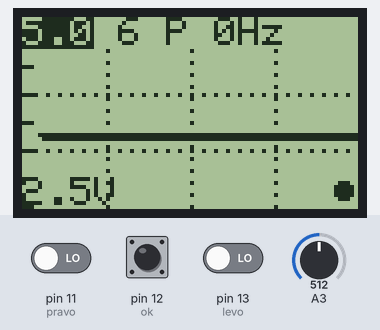
A sketch run on a simulated Arduino Uno, built with avr-gcc and run on an emulated ATmega328P. On the bench: 84×48 one-colour display. Inputs (shaded band) come from the test bench; at power-on: pin 12 (ok) LOW, pin 11 (pravo) LOW, pin 13 (levo) LOW, A3 = 512.

Above: at 1.7 s.
1.8 s: pin 12 (ok) pulled HIGH for 1 s
At 2.78 s:
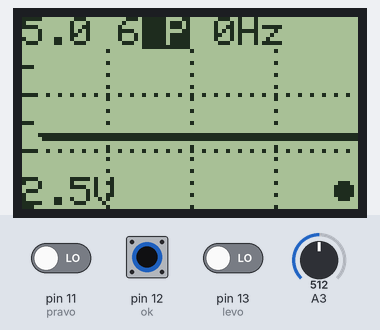
4.3 s: pin 12 (ok) pulled HIGH for 3.2 s
At 8.6 s:
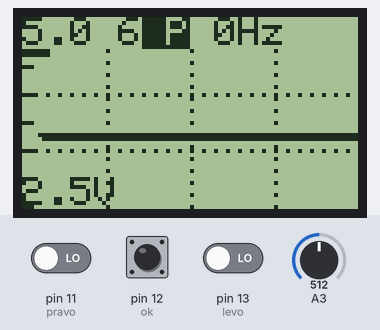
9.5 s: pin 11 (pravo) driven HIGH
At 10.49 s:
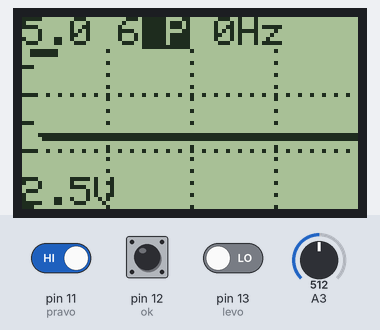
11.6 s: pin 13 (levo) driven HIGH
13.2 s: pin 13 (levo) driven LOW
At 13.96 s:
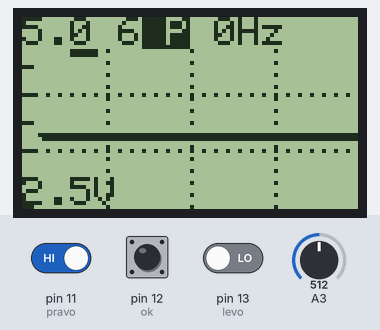
Timing chart, 0 to 16.2 s (numbered marks = the images above; inputs shaded):
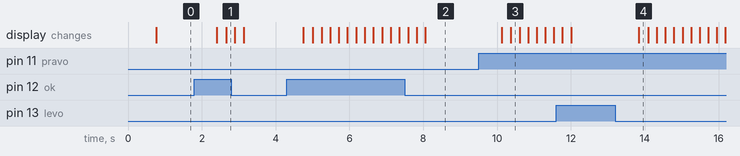

Measured:
- after the input at 1.8 s, the display: first changes after 0.61 s (image 1 shows a later state)
- after the input at 4.3 s, the display: first changes after 0.45 s (image 2 shows a later state)
- after the input at 9.5 s, the display: first changes after 0.62 s (image 3 shows a later state)
- after the input at 13.2 s, the display: changes after 0.64 s (image 4)

The sketch:

app.ino
```cpp
#include <Adafruit_GFX.h>
#include <Adafruit_PCD8544.h>
#include <FreqCount.h>
#include <PWM.h>
#include <CyberLib.h>

#define led 9 //пин для генератора сигналов (не менять)
#define dds 10 //пин для генератора dds (не менять)

//Пользовательские настройки
#define levo 13 //кнопка ЛЕВО(можно любой пин)
#define ok 12 //кнопка ОК(можно любой пин)
#define pravo 11 //кнопка ПРАВО(можно любой пин)
#define akb A5 //любой своюодный аналоговый пин для измерения напряжения АКБ
#define overclock 16 //Частота на которой работает Ардуино

//Настройки дисплея
Adafruit_PCD8544 display = Adafruit_PCD8544(7, 6, 4, 3, 2);
byte cont = 52; //контрастность дисплея
byte SinU = 30; //уровень синхронизации 0 до 255

int PWM = 128; //стартовое значение ШИМ от 0 до 255
int32_t frequency = 500; //стартовое значение частоты в Гц
float VCC = 5.0; //напряжение питания, меряем мультиметром

int d = 0;
byte hag = 0;
int mnog = 0;
boolean flag = 0;
byte mass[701];
byte x = 0;
byte menu = 0; //переменная выбора меню
bool opornoe = 1; //флаг опорного напряжения
bool paus = 0; //флаг режима паузы
byte pultoskop = 0; //флаг выбора генератора или осциллографа
byte razv = 6;
unsigned long count = 0;
byte sinX = 30;
byte meaX = 83;
int Vmax = 0; // максимальное напряжение
byte sinhMASS = 0;
long countX = 0;
long speedTTL = 9600; //скорость терминала
int prokr = 0;

void setup()
{
    pinMode(A4, INPUT);
    display.begin();
    display.setContrast(cont);
    FreqCount.begin(1000);
    display.setTextColor(BLACK);
    delay(500);
}


void Zamer()
{
    if (razv >= 6)
    {
        ADCSRA = 0b11100010;
    } // delitel 4

    if (razv == 5)
    {
        ADCSRA = 0b11100011;
    } // delitel 8
    if (razv == 4)
    {
        ADCSRA = 0b11100100;
    } // delitel 16
    if (razv == 3)
    {
        ADCSRA = 0b11100101;
    } // delitel 32
    if (razv == 2)
    {
        ADCSRA = 0b11100110;
    } // delitel 64
    if (razv < 2)
    {
        ADCSRA = 0b11100111;
    } // delitel 128
    if (razv == 0)
    {
        for (int i = 0; i < 700; i++)
        {
            while ((ADCSRA & 0x10) == 0)
                ;
            ADCSRA |= 0x10;
            delayMicroseconds(500);
            mass[i] = ADCH;
        }
    }
    if (razv > 0)
    {
        for (int i = 0; i < 700; i++)
        {
            while ((ADCSRA & 0x10) == 0)
                ;
            ADCSRA |= 0x10;
            mass[i] = ADCH;
        }
    }
}


void loop()
{
    if (pultoskop == 0)
    {
        if (opornoe == 0)
        {
            ADMUX = 0b11100011;
        }

        //выбор внутреннего опорного 1,1В
        if (opornoe == 1)
        {
            ADMUX = 0b01100011;
        }

        //Выбор внешнего опорного
        delay(5);
        if (paus == 0)
        {
            Zamer();
        }

        //Определение точки синхронизации
        bool flagSINHRO = 0;
        bool flagSINHRnull = 0;
        for (int y = 1; y < 255; y++)
        {
            if (flagSINHRO == 0)
            {
                if (mass[y] < SinU)
                {
                    flagSINHRnull = 1;
                }
            }
            if (flagSINHRO == 0)
            {
                if (flagSINHRnull == 1)
                {
                    if (mass[y] > SinU)
                    {
                        flagSINHRO = 1;
                        sinhMASS = y;
                    }
                }
            }
        }

        //Определение точки синхронизации
        //Максимальное значение сигнала##########################
        Vmax = 0;
        for (int y = 1; y < 255; y++)
        {
            if (Vmax < mass[y])
            {
                Vmax = mass[y];
            }
        }
        //Максимальное значение сигнала
        //Определение точки синхронизации
        //Отрисовка графика
        if (paus == 0)
        {
            display.clearDisplay();
            display.fillCircle(80, 47 - SinU / 7, 2, BLACK); //рисуем уровень синхронизации
            x = 3;
            for (int y = sinhMASS; y < sinhMASS + 80; y++)
            {
                if (razv < 7)
                {
                    x++;
                }
                if (razv == 7)
                {
                    x = x + 2;
                }
                if (razv == 8)
                {
                    x = x + 3;
                }
                display.drawLine(x, 47 - mass[y] / 7, x + 1, 47 - mass[y + 1] / 7, BLACK);
                display.drawLine(
                    x + 1, 47 - mass[y] / 7 + 1, x + 2, 47 - mass[y + 1] / 7 + 1, BLACK);
            }
            sinhMASS = 0;
        }
        if (paus == 1)
        {
            display.clearDisplay();
            display.drawLine(prokr / 8, 8, prokr / 8 + 6, 8, BLACK); //шкала прокрутки
            display.drawLine(prokr / 8, 9, prokr / 8 + 6, 9, BLACK); //шкала прокрутки
            x = 3;
            for (int y = prokr; y < prokr + 80; y++)
            {
                if (razv < 7)
                {
                    x++;
                }
                if (razv == 7)
                {
                    x = x + 2;
                }
                if (razv == 8)
                {
                    x = x + 3;
                }
                display.drawLine(x, 47 - mass[y] / 7, x + 1, 47 - mass[y + 1] / 7, BLACK);
                display.drawLine(
                    x + 1, 47 - mass[y] / 7 + 1, x + 2, 47 - mass[y + 1] / 7 + 1, BLACK);
            }
        }
        //Отрисовка графика
        for (byte i = 47; i > 5; i = i - 7)
        {
            display.drawPixel(0, i, BLACK);
            display.drawPixel(1, i, BLACK);
            display.drawPixel(2, i, BLACK);
        }

        //Сетка
        for (byte i = 47; i > 5; i = i - 3)
        {
            display.drawPixel(21, i, BLACK);
            display.drawPixel(42, i, BLACK);
            display.drawPixel(63, i, BLACK);
        }
        for (byte i = 3; i < 84; i = i + 3)
        {
            display.drawPixel(i, 33, BLACK);
            display.drawPixel(i, 19, BLACK);
        }

        //Отрисовка menu
        if (menu == 0)
        {
            display.setCursor(0, 0);
            display.setTextColor(WHITE, BLACK);
            if (opornoe == 0)
            {
                display.print("1.1");
            }
            if (opornoe == 1)
            {
                display.print(VCC, 1);
            }
            display.setTextColor(BLACK);
            display.print(" ");
            display.print(razv);
            display.print(" P");
            if (digitalRead(levo) == HIGH)
            {
                opornoe = !opornoe;
            }
            if (digitalRead(pravo) == HIGH)
            {
                opornoe = !opornoe;
            }
        }
        if (menu == 1)
        {
            display.setCursor(0, 0);
            display.setTextColor(BLACK);
            if (opornoe == 0)
            {
                display.print("1.1");
            }
            if (opornoe == 1)
            {
                display.print(VCC, 1);
            }
            display.setTextColor(WHITE, BLACK); // 'inverted' text
            display.print(" ");
            display.print(razv);
            display.setTextColor(BLACK); // 'inverted' text
            display.print(" P");
            if (digitalRead(levo) == HIGH)
            {
                razv = razv - 1;
                if (razv == 255)
                {
                    razv = 0;
                }
            }
            if (digitalRead(pravo) == HIGH)
            {
                razv = razv + 1;
                if (razv == 9)
                {
                    razv = 8;
                }
            }
        }

        if (menu == 2)
        {
            display.setCursor(0, 0);
            display.setTextColor(BLACK);
            if (opornoe == 0)
            {
                display.print("1.1");
            }
            if (opornoe == 1)
            {
                display.print(VCC, 1);
            }
            display.print(" ");
            display.print(razv);
            display.setTextColor(WHITE, BLACK); // 'inverted' text
            display.print(" P");
            paus = 1;
            if (digitalRead(levo) == HIGH)
            {
                prokr = prokr - 10;
                if (prokr < 0)
                {
                    prokr = 0;
                }
            }
            if (digitalRead(pravo) == HIGH)
            {
                prokr = prokr + 10;
                if (prokr > 620)
                {
                    prokr = 620;
                }
            }
        }

        if (menu == 3)
        {
            prokr = 0;
            paus = 0;
            display.setCursor(0, 0);
            display.setTextColor(BLACK);
            if (opornoe == 0)
            {
                display.print("1.1");
            }
            if (opornoe == 1)
            {
                display.print(VCC, 1);
            }
            display.print(" ");
            display.print(razv);
            display.setTextColor(BLACK);
            display.print(" P");
            if (digitalRead(levo) == HIGH)
            {
                SinU = SinU - 20;
                if (SinU < 20)
                {
                    SinU = 20;
                }
            }
            if (digitalRead(pravo) == HIGH)
            {
                SinU = SinU + 20;
                if (SinU > 230)
                {
                    SinU = 230;
                }
            }
            display.fillCircle(80, 47 - SinU / 7, 5, BLACK);
            display.fillCircle(80, 47 - SinU / 7, 2, WHITE);
        }

        if (digitalRead(ok) == HIGH)
        {
            menu++;
            if (menu == 4)
            {
                menu = 0;
                paus = 0;
            }
        }

        //Перебор меню
        if (FreqCount.available())
        {
            count = FreqCount.read();
        }

        //вывод частоты по готовности счетчика
        //Частоты сигнала
        byte Frec1 = 0;
        long Frec = 0;
        bool flagFrec1 = 0;
        bool flagFrec2 = 0;
        bool flagFrec3 = 0;
        for (int y = 1; y < 255; y++)
        {
            if (flagFrec1 == 0)
            {
                if (mass[y] < SinU)
                {
                    flagFrec2 = 1;
                }
            }
            if (flagFrec1 == 0)
            {
                if (flagFrec2 == 1)
                {
                    if (mass[y] > SinU)
                    {
                        flagFrec1 = 1;
                        Frec1 = y;
                    }
                }
            }
            if (flagFrec1 == 1)
            {
                if (mass[y] < SinU)
                {
                    flagFrec3 = 1;
                }
            }
            if (flagFrec3 == 1)
            {
                if (mass[y] > SinU)
                {
                    if (razv >= 6)
                    {
                        Frec = 1000000 / ((y - Frec1 - 1) * 3.27);
                    } // delitel 4
                    if (razv == 5)
                    {
                        Frec = 1000000 / ((y - Frec1) * 3.27) / 2;
                    } // delitel 8
                    if (razv == 4)
                    {
                        Frec = 1000000 / ((y - Frec1) * 3.27) / 4;
                    } // delitel 16
                    if (razv == 3)
                    {
                        Frec = 1000000 / ((y - Frec1) * 3.27) / 8;
                    } // delitel 32
                    if (razv == 2)
                    {
                        Frec = 1000000 / ((y - Frec1) * 3.27) / 16;
                    } // delitel 64
                    if (razv == 2)
                    {
                        Frec = 1000000 / ((y - Frec1) * 3.27) / 32;
                    } // delitel 128
                    if (razv == 1)
                    {
                        Frec = 1000000 / ((y - Frec1) * 3.27) / 32;
                    } // delitel 128
                    if (razv == 0)
                    {
                        Frec = 1000000 / ((y - Frec1) * 500);
                    } // delitel 128
                    flagFrec1 = 0;
                    flagFrec3 = 0;
                }
            }
        }
        //Частоты сигнала
        display.setTextColor(BLACK);
        if (opornoe == 1)
        {
            if ((Vmax * VCC / 255) > 2.5)
            {
                countX = count * (overclock / 16.0);
            }
            if ((Vmax * VCC / 255) < 2.5)
            {
                countX = Frec * (overclock / 16.0);
            }
        }
        if (opornoe == 0)
        {
            countX = Frec * (overclock / 16.0);
        }
        if (countX < 1000)
        {
            display.print(" ");
            display.print(countX);
            display.print("Hz");
        }
        if (countX > 1000)
        {
            float countXK = countX / 1000.0;
            display.print(countXK, 1);
            display.print("KHz");
        }
        if (opornoe == 1)
        {
            display.setCursor(0, 40);
            display.setTextColor(BLACK);
            display.print(Vmax * VCC / 255, 1);
        }
        if (opornoe == 0)
        {
            display.setCursor(0, 40);
            display.setTextColor(BLACK);
            display.print(Vmax * 1.1 / 255, 1);
        }
        display.print("V");
        //Отрисовка menu
        delay(200);
        display.display();
    }
}
```
